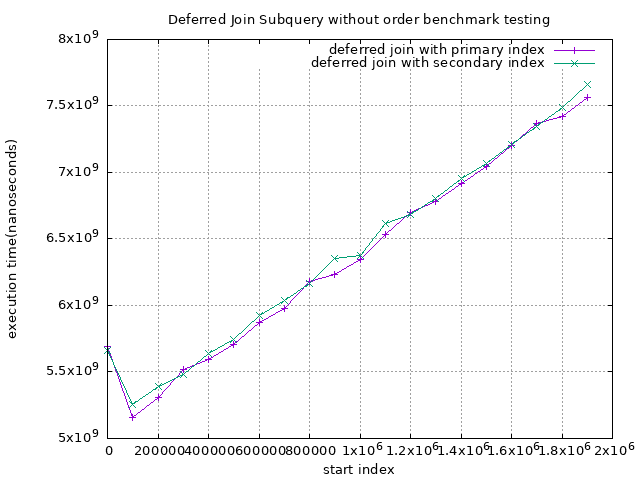

Write the gnuplot code that produced this figure.
set title "Deferred Join Subquery without order benchmark testing"
set term png enhanced font 'Verdana,10'
set output 'benchmark-deferred-join-withoutsort-subquery.png'
set xlabel "start index"
set ylabel "execution time(nanoseconds)"
set autoscale
set grid

plot 'deferred-join-subquery-pi-withoutsort-benchmark.txt' using 1:2 with linespoints title 'deferred join with primary index', \
'deferred-join-subquery-si-withoutsort-benchmark.txt' using 1:2 with linespoints title 'deferred join with secondary index'
